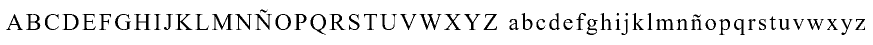
#> input picture letras_times.bmp, 1746 x 90 px (shown at 1/2 size)
$ python aprendizaje_caracteres.py
#> lines starting #> are read from the running program, lines starting #| are printed output that depends on the picture; after the words box and inside, x2 and y2 are one past the last pixel; in counts of white or black regions, pixels touching at a corner belong together
from skimage import io
import numpy as np
import matplotlib.pyplot as plt
from PIL import Image
from skimage import morphology
from os import system

system("cls")
plt.close('all')
#----------------------------------------------
def poslin(n):
    a = np.where(n<=0,0,n)
    return a
def purelin(n):
    a = 1*n
    return a
Ima1=io.imread('letras_times.bmp')
#> Ima1: shape (90, 1746) bool; 91.8% white; 58 black regions (1 under 20 px), largest, box (x1, y1, x2, y2) and area: (424, 28, 465, 60) 445, (839, 28, 883, 60) 396, (268, 28, 301, 60) 367

[filas,columnas]=Ima1.shape
#> filas = 90; columnas = 1746
IMA_rev=np.zeros([filas,columnas])
IMA_rev[np.where(Ima1==0)]=1 #Se invierte la imagen

#SUMA DE FILAS
sumafil=np.sum(IMA_rev,axis=1)
plt.figure(1)
plt.plot(sumafil)

recorte=IMA_rev[15:72,:] #recorta la fila

#SUMA DE COLUMNAS
sumacol=np.sum(recorte,axis=0)
plt.figure(2)
plt.plot(sumacol)

# RECORTE DE CADA LETRA
letra_rec=[]
inicio = 1
MAX=0
for i in range(sumacol.shape[0]):
    if sumacol[i]!=0 and inicio==1:
        inicio=0
        val1=i
    elif sumacol[i]==0 and inicio==0:
        inicio=1
        val2=i
        letra_rec.append(np.array([val1-1,val2+1]))

c=-1
Val_letras=[]
for i in range(54):
    c+=1
    r1=recorte[:,letra_rec[i][0]:letra_rec[i][1]]
    #recorte letra fila
    sumafil_l=np.sum(r1,axis=1)
    inicio = 1
    for i in range(sumafil_l.shape[0]):
        if sumafil_l[i]!=0:
            val1=i-2
            break
    for i in range(sumafil_l.shape[0]-1,0,-1):
        if sumafil_l[i]!=0:
            val2=i+2
            break
    r2=r1[val1:val2,:]
    r2=morphology.binary_closing(r2)
    r3=np.array(Image.fromarray(r2).resize((36,44)))
    Val_letras.append(np.reshape(r3,[1,36*44]))

# SE INICIALIZAN PESOS
W1=np.random.rand(54,36*44)*0.01+0.5
b1=np.ones([54,1])*0.5

W2=np.random.rand(54,54)*0.01+0.5
alpha=0.006

# SE REALIZA EL APRENDIZAJE
for epocas in range(100):
    for k in range(54):
        a1 = purelin(np.dot(W1,Val_letras[k].T)+b1)
        a20 = a1/max(a1)
        norm = a1/max(a1)
        #Parte recursiva
        for i in range(60):
            a2n = poslin(np.dot(W2,a20))
            a20=a2n
        j=np.argmax(abs(a20))
        a20=a20/max(a20)
        W1[k,:] = W1[k,:]+alpha*(a20[k]*(Val_letras[k]-W1[k,:]))

np.save("W1_letras",W1)
np.save("W2_letras",W2)
np.save("b1_letras",b1)
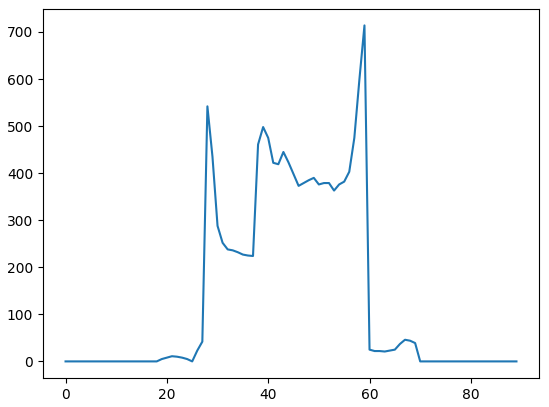
#> figure drawn by matplotlib, 1 panel; curve peaks at x = 59, y = 714
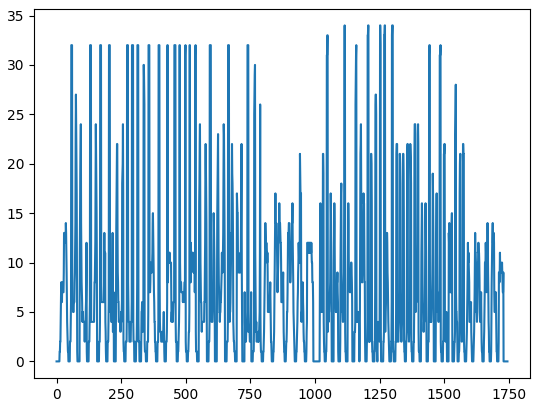
#> figure drawn by matplotlib, 1 panel; curve peaks at x = 1115, y = 34
